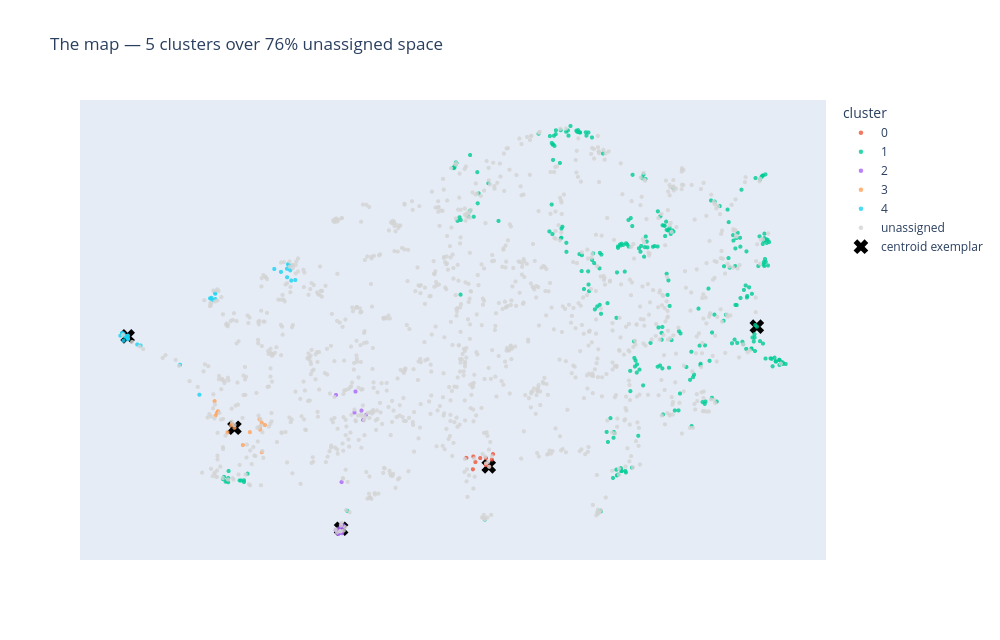

The cell this chart's notebook holds for it:
### Markdown cell above
### The answer is no — and that is the finding

Between 76% and 100% of chunks are unassignable. Removing the common direction helps
(85% → 76% noise) but does not change the verdict: **this corpus has no discrete topic
structure.**

That is not a tuning failure. It is what the Canon *is*. Every discourse recombines a
shared vocabulary of doctrinal formulas in overlapping proportions, so the corpus forms a
**continuum** rather than islands. There is no boundary at which "the mindfulness suttas"
end and "the ethics suttas" begin, because the same passages appear in both.

The consequence for the original motivation is direct: **cluster-derived tags would be
arbitrary.** Assigning 76% of chunks to "noise" and hard-labelling the rest would invent a
taxonomy the text does not have. The honest structures here are the *pericope families*
of §2 — which are real, discrete, and textually grounded.

### Code cell
MIN_CLUSTER_SIZE = 10          # most permissive setting; still 76% noise
cluster_labels = structure.cluster(centred, min_cluster_size=MIN_CLUSTER_SIZE)
ids, centres = structure.centroids(centred, cluster_labels)
exemplar_rows = structure.exemplars(centred, cluster_labels)

xy = layouts[15]
hover = [f"<b>{r.sutta_uid} #{r.chunk_index}</b> — {r.doc_title}<br>"
         + "<br>".join(textwrap.wrap(" ".join(r.chunk_text.split())[:400], 62))
         for r in df.itertuples()]

plot = pd.DataFrame({"x": xy[:, 0], "y": xy[:, 1], "hover": hover,
                     "cluster": [str(c) if c != -1 else "unassigned" for c in cluster_labels]})
fig = px.scatter(plot, x="x", y="y", color="cluster", hover_name="hover",
                 category_orders={"cluster": [str(i) for i in ids] + ["unassigned"]},
                 color_discrete_map={"unassigned": "#D3D3D3"},
                 title=f"The map — {len(ids)} clusters over {(cluster_labels==-1).mean():.0%} unassigned space")
fig.update_traces(marker=dict(size=4.5, opacity=0.8), hovertemplate="%{hovertext}<extra></extra>")
fig.add_trace(go.Scatter(x=xy[list(exemplar_rows.values()), 0],
                         y=xy[list(exemplar_rows.values()), 1],
                         mode="markers", marker=dict(size=13, color="black", symbol="x"),
                         name="centroid exemplar"))
fig.update_layout(width=1000, height=640)
fig.update_xaxes(visible=False); fig.update_yaxes(visible=False)
fig.show()
